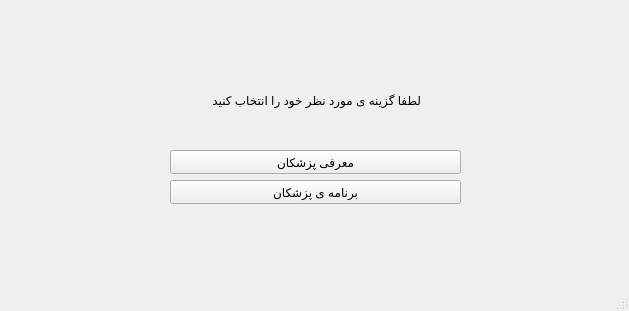
<?xml version="1.0" encoding="UTF-8"?>
<ui version="4.0">
 <class>doctors</class>
 <widget class="QMainWindow" name="doctors">
  <property name="geometry">
   <rect>
    <x>0</x>
    <y>0</y>
    <width>629</width>
    <height>311</height>
   </rect>
  </property>
  <property name="windowTitle">
   <string>MainWindow</string>
  </property>
  <widget class="QWidget" name="centralwidget">
   <widget class="QPushButton" name="introPB">
    <property name="geometry">
     <rect>
      <x>170</x>
      <y>150</y>
      <width>291</width>
      <height>24</height>
     </rect>
    </property>
    <property name="text">
     <string>معرفی پزشکان</string>
    </property>
   </widget>
   <widget class="QPushButton" name="schedulePB">
    <property name="geometry">
     <rect>
      <x>170</x>
      <y>180</y>
      <width>291</width>
      <height>24</height>
     </rect>
    </property>
    <property name="text">
     <string>برنامه ی پزشکان</string>
    </property>
   </widget>
   <widget class="QLabel" name="doctorsLabel">
    <property name="geometry">
     <rect>
      <x>210</x>
      <y>90</y>
      <width>211</width>
      <height>20</height>
     </rect>
    </property>
    <property name="text">
     <string>لطفا گزینه ی مورد نظر خود را انتخاب کنید</string>
    </property>
   </widget>
  </widget>
  <widget class="QMenuBar" name="menubar">
   <property name="geometry">
    <rect>
     <x>0</x>
     <y>0</y>
     <width>629</width>
     <height>21</height>
    </rect>
   </property>
  </widget>
  <widget class="QStatusBar" name="statusbar"/>
 </widget>
 <resources/>
 <connections/>
</ui>
